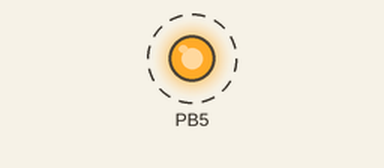
The program below on a simulated ATmega328P, built with avr-gcc and emulated at 16 MHz. Parts: output pins drawn as LEDs (lit = HIGH). Dashed ring = blinking.

Above: at 0.5 s.
Timing chart, 0 to 4.6 s (numbered marks = the images above):
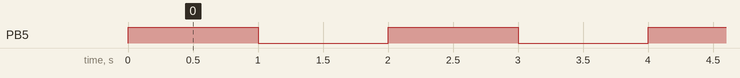

Measured:
- by itself, PB5: alternates HIGH for 1.0 s and LOW for 1.0 s

The program:

main.c
```c
/*
* PROJECT NAME <PROJECT NAME>
* TARGET       ATMEL ATMEGA328P
* DATE CREATED <DATE>
* AUTHOR       NICK FRANGOS
*/

#define F_CPU 16000000UL
#define BLINK_DELAY 1000

#include <avr/io.h>
#include <util/delay.h>

int main(void)
{
    DDRB |= (1<<DDB5);
    while(1)
    {
        PORTB |= (1<<PORTB5);
        _delay_ms(BLINK_DELAY);
        PORTB &= ~(1<<PORTB5);
        _delay_ms(BLINK_DELAY);
    }
    return 0;
}
```
